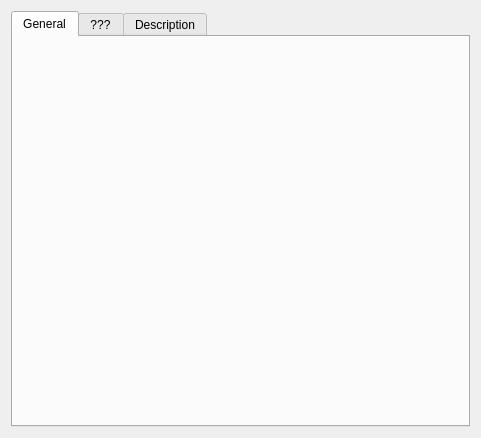
<?xml version="1.0" encoding="UTF-8"?>
<ui version="4.0">
 <class>KViewGroup</class>
 <widget class="QWidget" name="KViewGroup">
  <property name="geometry">
   <rect>
    <x>0</x>
    <y>0</y>
    <width>481</width>
    <height>438</height>
   </rect>
  </property>
  <property name="windowTitle">
   <string>Form</string>
  </property>
  <layout class="QVBoxLayout" name="verticalLayout">
   <item>
    <widget class="QTabWidget" name="ObjectsTab">
     <property name="currentIndex">
      <number>0</number>
     </property>
     <widget class="QWidget" name="tab">
      <attribute name="title">
       <string>General</string>
      </attribute>
      <layout class="QVBoxLayout" name="verticalLayout_2">
       <item>
        <widget class="QGObjectVars" name="Vars" native="true"/>
       </item>
      </layout>
     </widget>
     <widget class="QWidget" name="tab_2">
      <attribute name="title">
       <string>???</string>
      </attribute>
      <layout class="QVBoxLayout" name="verticalLayout_3">
       <item>
        <widget class="QGObjectsList" name="Objects" native="true"/>
       </item>
      </layout>
     </widget>
     <widget class="QWidget" name="tab_3">
      <attribute name="title">
       <string>Description</string>
      </attribute>
      <layout class="QVBoxLayout" name="verticalLayout_4">
       <item>
        <widget class="QGDescription" name="Desc" native="true"/>
       </item>
      </layout>
     </widget>
    </widget>
   </item>
  </layout>
 </widget>
 <customwidgets>
  <customwidget>
   <class>QGObjectVars</class>
   <extends>QWidget</extends>
   <header>qgobjectvars.h</header>
   <container>1</container>
  </customwidget>
  <customwidget>
   <class>QGObjectsList</class>
   <extends>QWidget</extends>
   <header>qgobjectslist.h</header>
   <container>1</container>
  </customwidget>
  <customwidget>
   <class>QGDescription</class>
   <extends>QWidget</extends>
   <header>qgdescription.h</header>
   <container>1</container>
  </customwidget>
 </customwidgets>
 <resources/>
 <connections/>
</ui>
